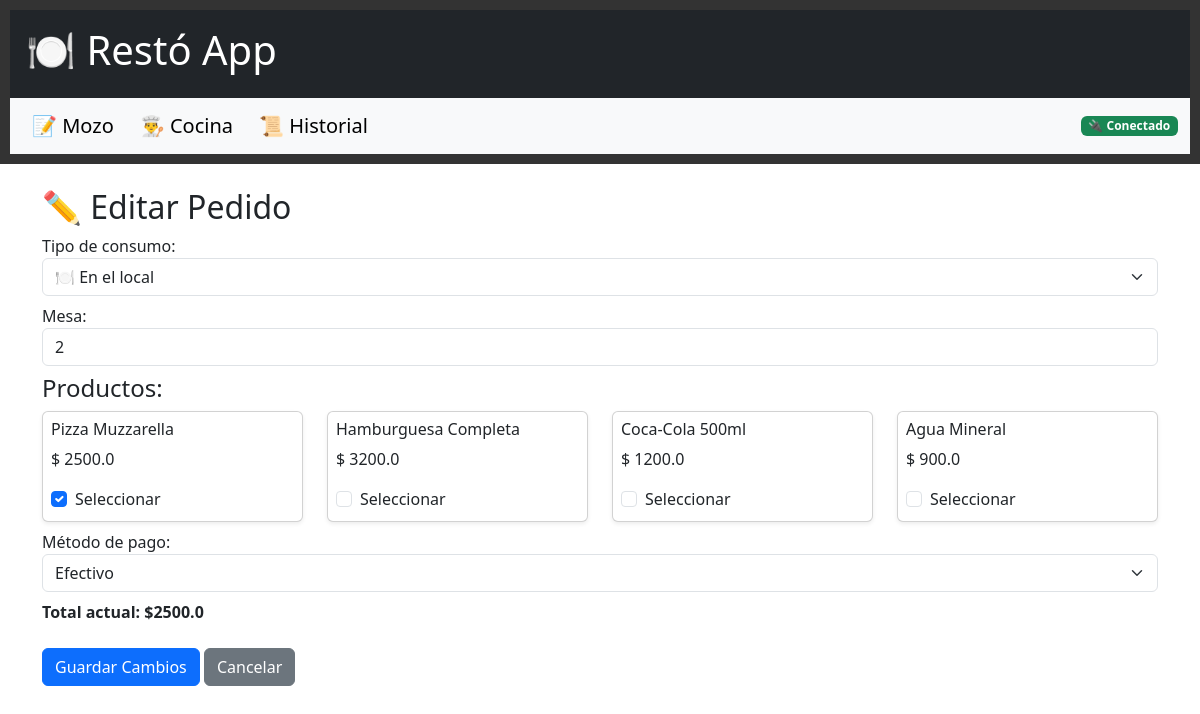
The page /editar/1 on the database its author committed.
### models.py (models this page shows)
class Pedido(db.Model):
    id = db.Column(db.Integer, primary_key=True)
    mesa = db.Column(db.String(20))
    nombre_cliente = db.Column(db.String(100))
    direccion_cliente = db.Column(db.String(200))
    fecha = db.Column(db.DateTime, default=datetime.now)
    estado = db.Column(db.String(20), default="Pendiente")
    metodo_pago = db.Column(db.String(50))
    tipo_consumo = db.Column(db.String(20))
    ticket_numero = db.Column(db.String(100))
    titular = db.Column(db.String(100))
    transferencia_info = db.Column(db.String(100))
    deuda_nombre = db.Column(db.String(100))
    hora_cocina = db.Column(db.DateTime)
    items = db.relationship('Item', backref='pedido', cascade="all, delete-orphan")
    @property
    def total(self):
        return sum(item.producto.precio for item in self.items)

class Producto(db.Model):
    id = db.Column(db.Integer, primary_key=True)
    nombre = db.Column(db.String(100), nullable=False)
    precio = db.Column(db.Float, nullable=False)

### app.py (the view, shortened to what this page needs)
@app.route("/editar/<int:pedido_id>", methods=["GET", "POST"])
def editar_pedido(pedido_id):
    pedido = Pedido.query.get_or_404(pedido_id)
    productos = Producto.query.all()
    return render_template("editar.html", pedido=pedido, productos=productos)

### templates/editar.html (shortened to what this page needs)
{% extends "base.html" %}
{% block content %}
<div class="container mt-4">
    <h2>✏ Editar Pedido</h2>
    <form method="POST" action="{{ url_for('editar_pedido', pedido_id=pedido.id) }}">
        <div class="mb-2">
            <label>Tipo de consumo:</label>
            <select name="tipo_consumo" class="form-select" required id="tipo_consumo">
                <option value="Local" {% if pedido.tipo_consumo == "Local" %}selected{% endif %}>🍽️ En el local</option>
            </select>
        </div>
        <div class="mb-2" id="mesa_div">
            <label>Mesa:</label>
            <input type="text" name="mesa" class="form-control" value="{{ pedido.mesa }}">
        </div>
        <h4>Productos:</h4>
        <div class="row">
        {% for producto in productos %}
            <div class="col-6 col-md-4 col-lg-3 mb-2">
                <div class="card h-100 shadow-sm">
                    <div class="card-body p-2">
                        <h6>{{ producto.nombre }}</h6>
                        <p>$ {{ producto.precio }}</p>
                        <div class="form-check">
                            <input class="form-check-input" type="checkbox" name="producto" value="{{ producto.id }}"
                            {% for item in pedido.items %}
                                {% if item.producto.id == producto.id %}checked{% endif %}
                            {% endfor %}>
                            <label class="form-check-label">Seleccionar</label>
                        </div>
                    </div>
                </div>
            </div>
        {% endfor %}
        </div>
        <div class="mb-2">
            <label>Método de pago:</label>
            <select class="form-select" name="metodo_pago" required>
                <option value="Efectivo" {% if pedido.metodo_pago == "Efectivo" %}selected{% endif %}>Efectivo</option>
            </select>
        </div>
        <strong>Total actual: ${{ pedido.total }}</strong>
        <br><br>
        <button type="submit" class="btn btn-primary">Guardar Cambios</button>
        <a href="{{ url_for('index') }}" class="btn btn-secondary">Cancelar</a>
    </form>
</div>
{% endblock %}

### static/style.css (style rules this page uses)
body { font-family: Arial, sans-serif; margin: 20px; }
button { padding: 8px 15px; background: #28a745; color: white; border: none; cursor: pointer; }

### rows shown on the page
Pedido: tipo_consumo "🍽️ En el local", mesa "2"
Producto: nombre "Pizza Muzzarella", precio "2500.0", producto "☑", total "2500.0"
Producto: nombre "Hamburguesa Completa", precio "3200.0"
Producto: nombre "Coca-Cola 500ml", precio "1200.0"
Producto: nombre "Agua Mineral", precio "900.0"
